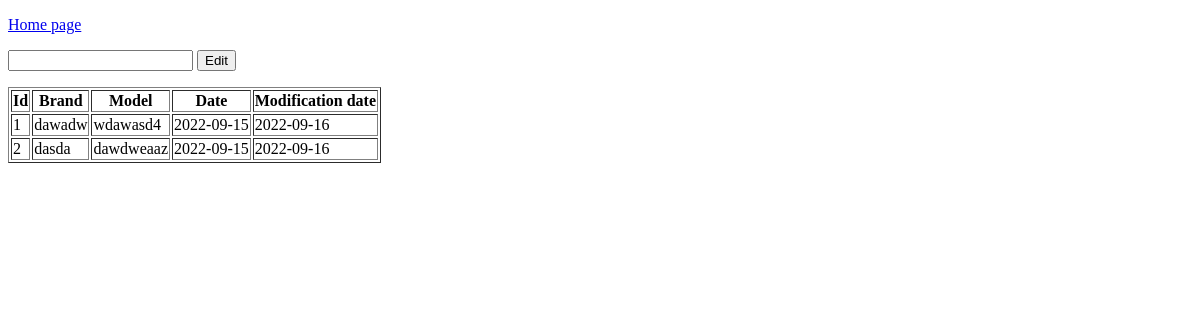
The app's page /cars, older data.
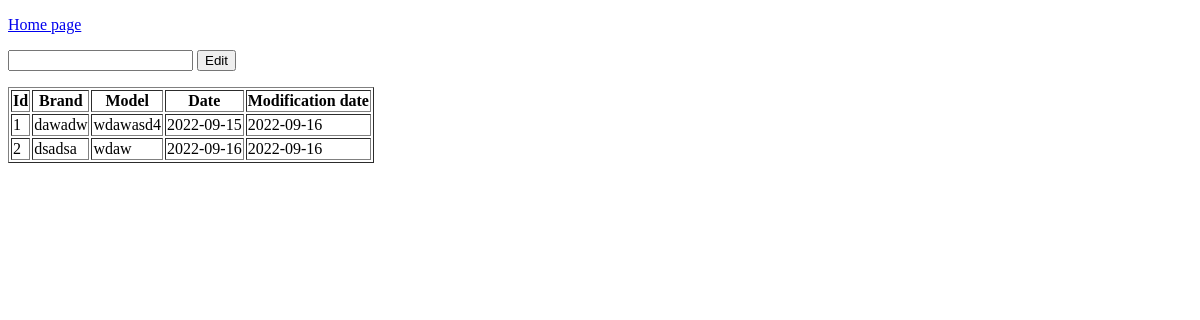
The same page, newer data.
### main.py (models this page shows, shortened)
class Cars(db.Model):
    _id = db.Column("id", db.Integer, primary_key=True)
    brand = db.Column(db.String(20))
    model = db.Column(db.String(20))
    adddate = db.Column(db.Date)
    moddate = db.Column(db.Date)

### main.py (the view)
@app.route("/cars", methods=["POST", "GET"])
def cars():
    if request.method == "POST":
        cid = request.form["id"]
        if cid and cid.isdecimal() and Cars.query.filter_by(_id=cid).first():
            return redirect(url_for("editcar", eid=cid))
        else:
            return redirect(url_for("cars"))
    else:
        return render_template("car.html", cars=Cars.query.all())

### templates/car.html (shortened to what this page needs)
{% extends "template.html" %}
{% block content %}
	<p><a href="/">Home page</a></p>
	<p>
		<form action="#" method="post">
			<input type="text" name="id"/>
			<input type="submit" value="Edit"/>
		</form>
	</p>
	<table border="1">
		<tr>
			<th>Id</th>
			<th>Brand</th>
			<th>Model</th>
			<th>Date</th>
			<th>Modification date</th>
		</tr>
			{% for i in cars %}
				<tr>
					<td>{{i._id}}</td>
					<td>{{i.brand}}</td>
					<td>{{i.model}}</td>
					<td>{{i.adddate}}</td>
					<td>{{i.moddate}}</td>
				</tr>
			{% endfor %}
	</table>
{% endblock %}

### templates/template.html (shortened to what this page needs)
<!DOCTYPE html>
<html lang="pl">
	<head>
	</head>
	<body>
		{% block content %}{% endblock %}
	</body>
</html>

Row changes from the older to the newer data that the page shows:
changed Cars id 2: brand "dasda" → "dsadsa"; model "dawdweaaz" → "wdaw"; adddate "2022-09-15" → "2022-09-16"
